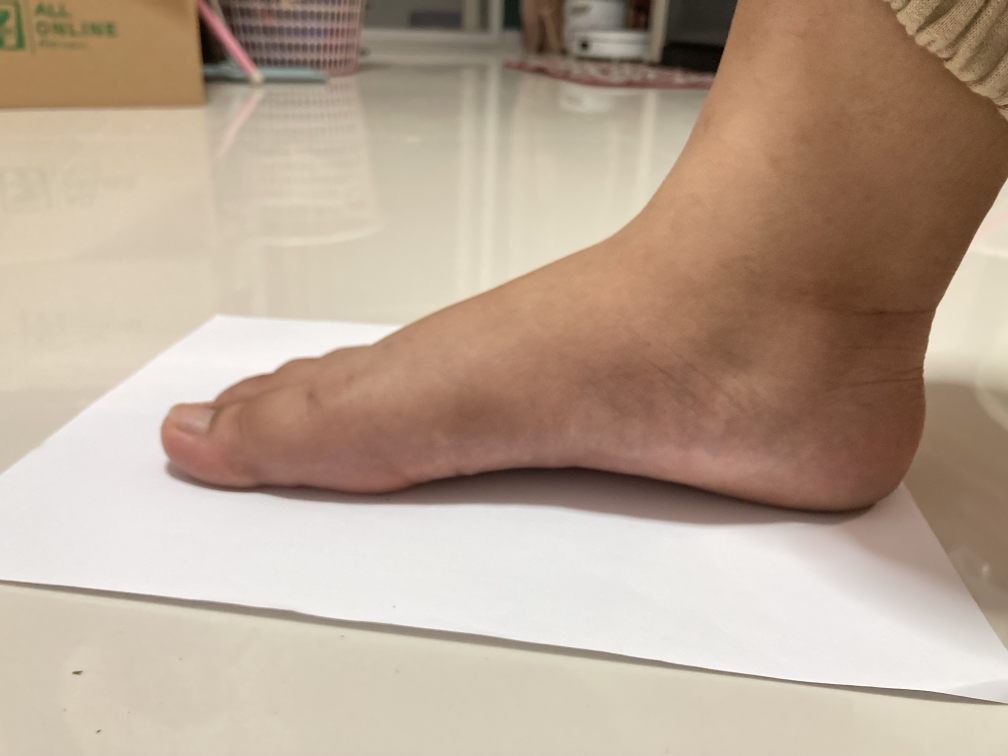
#> input picture Dataset/imgFootAR/IMG_1915.JPG, 4032 x 3024 px, found by its file name (shown at 1/4 size); its folder holds 4 pictures in this run
$ python 'Code Resize.py'
#> lines starting #> are read from the running program, lines starting #| are printed output that depends on the picture
import os
import cv2

path = 'C:/Users/USER/Desktop/projectsontao/Dataset/imgFootAR/'
dir = os.listdir(path)
# print(path)
# print(len(dir))
# print(dir)

for i in dir:
    print(path + i)
    img = cv2.imread(path + i)
#> img is the input picture: shape (3024, 4032, 3); mean B, G, R 147.2, 165.1, 185
    print(img)
#> (printed output is left out)
    img = cv2.resize(img,(500,500))
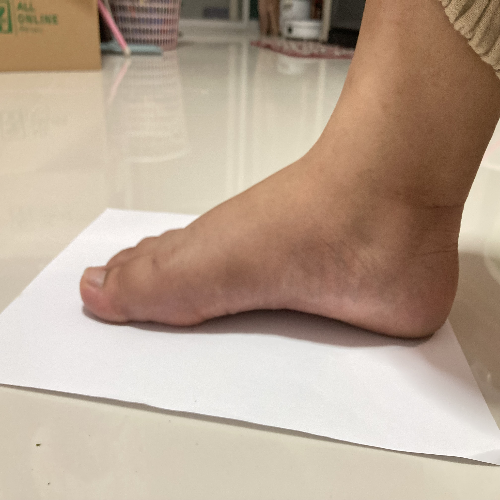
#> img: shape (500, 500, 3); mean B, G, R 147, 165, 184.9
    cv2.imwrite("C:/Users/USER/Desktop/projectsontao/Dataset/For train/AR/images/"+i,img)
#> pass 2 of the loop `for i in dir:`:
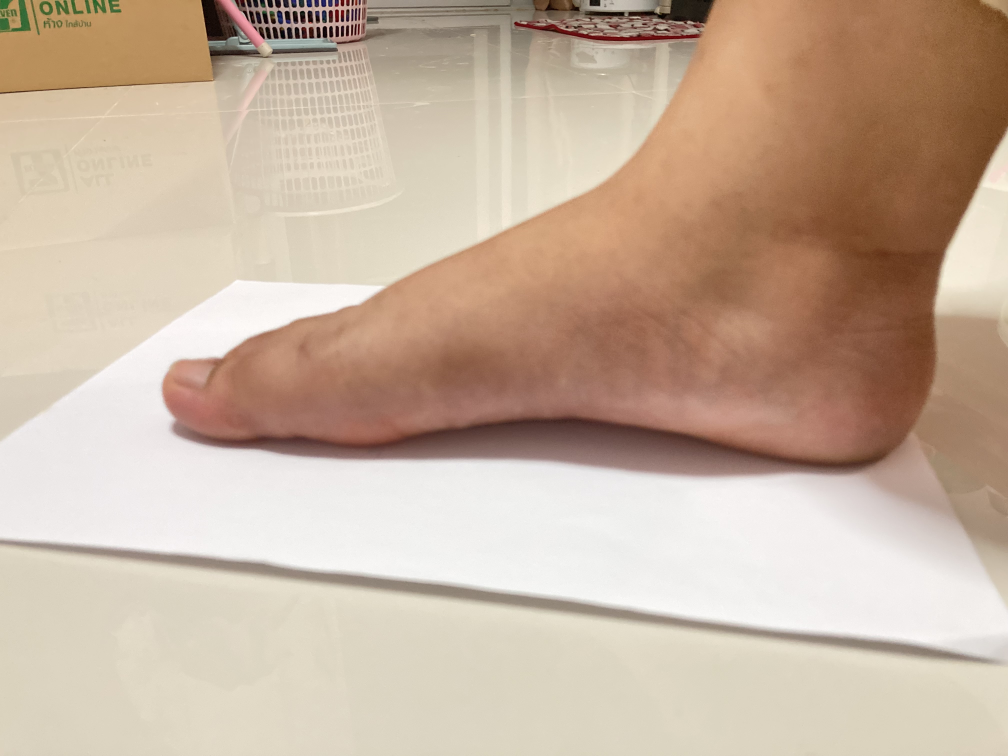
#> input picture Dataset/imgFootAR/IMG_1916.JPG, 4032 x 3024 px, found by its file name (shown at 1/4 size)
#> img is the input picture: shape (3024, 4032, 3); mean B, G, R 158.8, 177.8, 199.4
#> (printed output is left out)
#> `img = cv2.resize(img,(500,500))`:
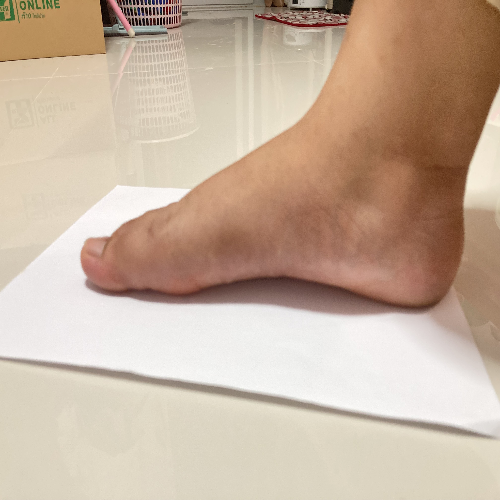
#> img: shape (500, 500, 3); mean B, G, R 158.7, 177.7, 199.3
#> pass 3 of the loop `for i in dir:`:
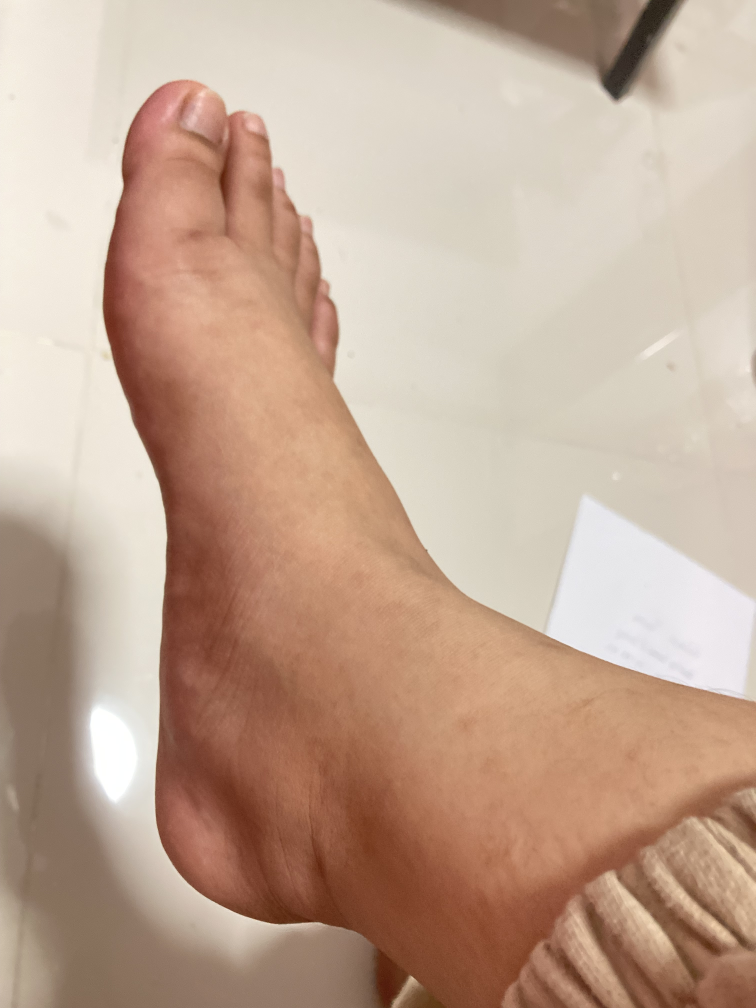
#> input picture Dataset/imgFootAR/IMG_1918.JPG, 3024 x 4032 px, found by its file name (shown at 1/4 size)
#> img is the input picture: shape (4032, 3024, 3); mean B, G, R 148, 166.7, 194.1
#> (printed output is left out)
#> `img = cv2.resize(img,(500,500))`:
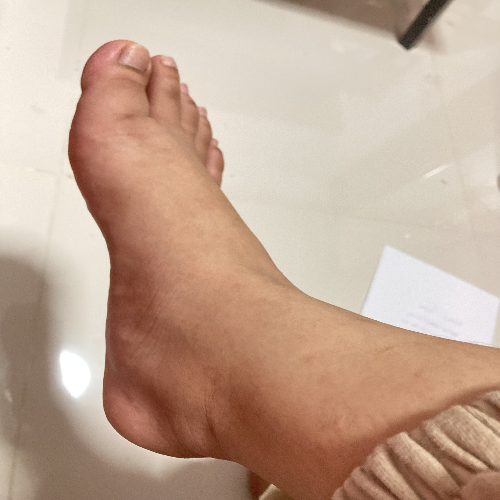
#> img: shape (500, 500, 3); mean B, G, R 147.8, 166.6, 194
#> the loop made 4 passes; the first 3 are shown

# cv2.imshow('image',img)
# cv2.waitKey(0)
